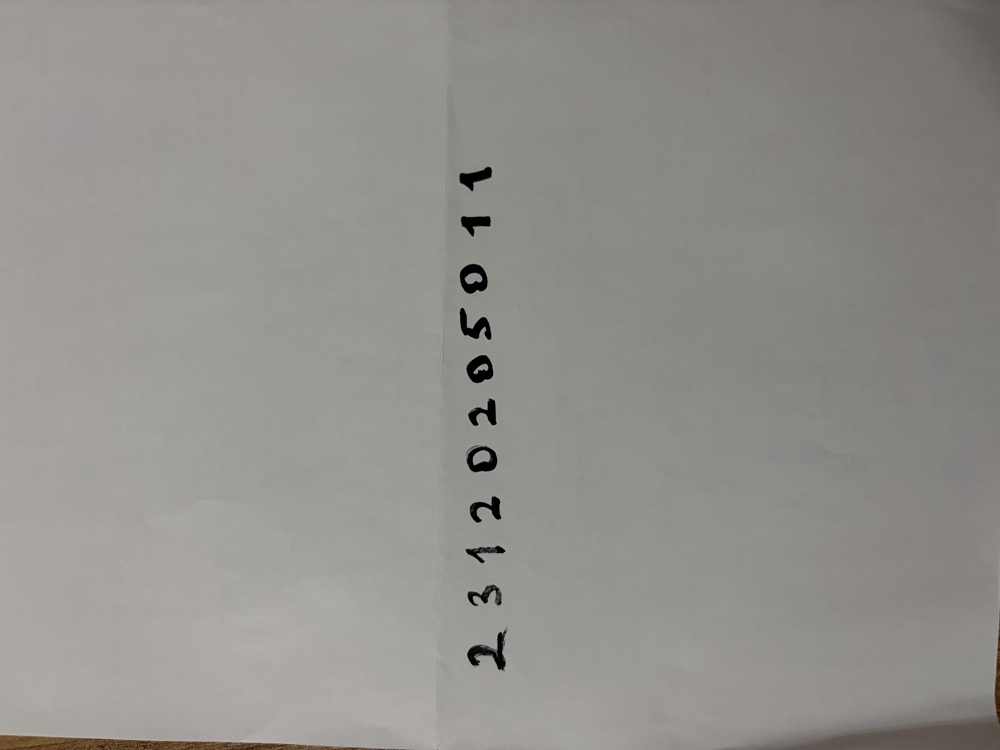
#> input picture ogrenci_no.jpg, 1000 x 750 px
$ jupyter execute --allow-errors mnist_mlp_odev.ipynb
#> lines starting #> are read from the running program, lines starting #| are printed output that depends on the picture; after the words box and inside, x2 and y2 are one past the last pixel; in counts of white or black regions, pixels touching at a corner belong together
# Derin Öğrenme Dersi - Ödev 1: MNIST Veri Seti ile MLP Tabanlı El Yazısı Rakam Tanıma

* **Öğrenci Numarası:** `23120205011`
* **Model Mimarisi:** Multi-Layer Perceptron (MLP) - *CNN kullanılmamıştır.*
* **Kütüphane:** PyTorch

---

### Ödevin Amacı ve Kapsamı
Bu çalışmada, klasik MNIST el yazısı rakam veri kümesi kullanılarak sıfırdan bir Çok Katmanlı Algılayıcı (Multi-Layer Perceptron - MLP) modeli tasarlanmış, eğitilmiş ve optimize edilmiştir.
Çalışma 3 ana etaptan oluşmaktadır:
1. **Temel MLP Modeli (Deney 1):** En az 2 gizli katmanlı (hidden layer), ReLU aktivasyonlu temel bir modelin Train (50.000) ve Validation (10.000) kümeleri üzerinde eğitilmesi, metriklerinin (loss, accuracy, süre) raporlanması ve öğrenme eğrilerinin çıkarılması.
2. **Hiperparametre Karşılaştırması (Deney 2):** Katman genişliği, öğrenme oranı (learning rate), optimizasyon algoritması (Adam vs SGD+Momentum) ve regülarizasyon (Dropout) gibi kritik faktörlerin sistematik kıyaslanması; en iyi modelin **sadece validation performansı** gözetilerek seçilmesi ve test kümesinde (10.000) tek seferlik nihai sınamaya tabi tutulması.
3. **Kendi El Yazısı Değerlendirmesi (Öğrenci Numarası):** Kağıda el yazısıyla yazılan öğrenci numarası (`23120205011`) görüntüsünün işlenmesi, MNIST standartlarına (20x20 kütle merkezi hizalı, 28x28 boyut, siyah zemin-beyaz mürekkep, normalizasyon) dönüştürülmesi ve modelin gerçek dünya el yazısı üzerindeki başarısının / genelleme farkının (*distribution shift / domain gap*) incelenmesi.

[cell 1]
import os
import io
import time
import random
import shutil
import numpy as np
import matplotlib.pyplot as plt
import matplotlib.patches as patches
from PIL import Image, ImageOps
import scipy.ndimage as ndimage
from sklearn.metrics import confusion_matrix

import torch
import torch.nn as nn
import torch.nn.functional as F
from torchvision import datasets

# ============================ GENEL AYARLAR ============================
STUDENT_NO = "23120205011"
SEED       = 42
EPOCHS     = 20
BATCH_SIZE = 128

# MNIST veri seti resmi ortalama ve standart sapma değerleri
MNIST_MEAN = 0.1307
MNIST_STD  = 0.3081

# Çıktı ve veri dizinleri
OUT_DIR    = "results"
DIGITS_DIR = "my_digits"
os.makedirs(OUT_DIR, exist_ok=True)
os.makedirs(DIGITS_DIR, exist_ok=True)

# Tekrarlanabilirlik (Reproducibility) için Seed Sabitleme
def set_seed(seed=42):
#> called with seed = 42
    random.seed(seed)
    np.random.seed(seed)
    torch.manual_seed(seed)
#> (this line was passed over: torch is not available in this run)
    if torch.cuda.is_available():
        torch.cuda.manual_seed_all(seed)

set_seed(SEED)
#> (the call stopped at in set_seed, `if torch.cuda.is_available():`: torch is not available in this run)
#> (the rest of this cell did not finish here and is left out)

## 1. Veri Setinin İndirilmesi, Ön İşlenmesi ve Kümelerin Ayrılması

Hocanın yönergesine göre veriler açıkça üç bağımsız kümeye ayrılmalıdır:
* **Eğitim (Train) Kümesi:** 50.000 örnek (Model ağırlıklarının güncellenmesi için).
* **Doğrulama (Validation) Kümesi:** 10.000 örnek (Hiperparametre seçimi, erken durdurma ve overfitting takibi için).
* **Test Kümesi:** 10.000 örnek (Resmi MNIST test seti; model geliştirme sürecinde **asla** kullanılmaz, sadece final modelin tek seferlik başarısını ölçmek için saklanır).

Görüntüler [0, 1] aralığına çekilip `MNIST_MEAN` ve `MNIST_STD` ile normalize edilir ve MLP'ye uygun şekilde 784 boyutlu vektörlere (`28x28 -> 784`) düzleştirilir.

#> (a cell that did not finish here is left out)

## 2. MLP Model Mimarisi ve Eğitim / Değerlendirme Altyapısı

Modelimiz şu kurallara göre tasarlanmıştır:
* **Giriş:** 784 nöron (düzleştirilmiş $28 \times 28$ gri seviye görüntü).
* **Gizli Katmanlar (Hidden Layers):** En az 2 gizli katman.
* **Aktivasyon:** ReLU ($f(x) = \max(0, x)$).
* **Çıkış:** 10 nöron (0-9 sınıfları için logit değerleri).
* **Kayıp Fonksiyonu:** Cross-Entropy Loss (Softmax ve Negative Log-Likelihood birleşimi).

[cell 3]
class MLP(nn.Module):
    """
    Esnek Çok Katmanlı Algılayıcı (MLP) Mimarisi.
    CNN kullanılmamıştır; tamamen tam bağlantılı (Linear) katmanlardan oluşur.
    """
    # [14 lines left out: function __init__, not called in this run]

    def forward(self, x):
        return self.network(x)

#> (the rest of this cell did not finish here and is left out)

## 3. Deney 1 – Temel MLP Modeli

* **Mimari:** $784 \rightarrow 256 \rightarrow 128 \rightarrow 10$ (2 Gizli Katman, ReLU Aktivasyon)
* **Optimizer:** Adam (Öğrenme Oranı $lr = 0.001$)
* **Kayıp Fonksiyonu:** Cross-Entropy Loss
* **Batch Boyutu:** 128 | **Epoch Sayısı:** 20 | **Rastgelelik Tohumu (Seed):** 42

[cell 4]
CONFIG_BASE = {
    "hidden": (256, 128),
    "opt": "adam",
    "lr": 0.001,
    "dropout": 0.0
}

print("=== DENEY 1: TEMEL MLP EĞİTİMİ BAŞLIYOR ===")
print(f"Yapılandırma: {CONFIG_BASE}")
#> (the rest of this cell did not finish here and is left out)

## 4. Deney 2 – Hiperparametre ve Mimari Karşılaştırması

Modelin başarısını ve genelleme yeteneğini optimize etmek için 5 farklı yapılandırma karşılaştırılmıştır:
1. **Baz Model:** $(256, 128)$, Adam, $lr=10^{-3}$, Dropout=0.0
2. **Büyük/Geniş Model:** $(512, 256)$, Adam, $lr=10^{-3}$, Dropout=0.0 (Kapasite artışının etkisi)
3. **Düşük Öğrenme Oranı:** $(256, 128)$, Adam, $lr=10^{-4}$, Dropout=0.0 (Adım büyüklüğünün yakınsama hızına etkisi)
4. **SGD + Momentum:** $(256, 128)$, SGD, $lr=10^{-2}$, Momentum=0.9 (Farklı optimizer mekanizması)
5. **Dropout (0.3):** $(256, 128)$, Adam, $lr=10^{-3}$, Dropout=0.3 (Aşırı öğrenmeyi / overfitting'i engelleme etkisi)

**Kritik Kural:** Final model seçimi **kesinlikle test verisine bakılmadan**, yalnızca **en yüksek validation accuracy (ve eşitlikte en düşük validation loss)** değerine göre belirlenecektir.

[cell 5]
COMPARISON_CONFIGS = {
    "Baz Model":     dict(hidden=(256, 128), opt="adam", lr=1e-3, dropout=0.0),
    "Büyük Model":   dict(hidden=(512, 256), opt="adam", lr=1e-3, dropout=0.0),
    "Düşük LR":      dict(hidden=(256, 128), opt="adam", lr=1e-4, dropout=0.0),
    "SGD+Momentum":  dict(hidden=(256, 128), opt="sgd",  lr=1e-2, dropout=0.0, momentum=0.9),
    "Dropout (0.3)": dict(hidden=(256, 128), opt="adam", lr=1e-3, dropout=0.3),
}
#> (the rest of this cell did not finish here and is left out)

## 5. Nihai Modelin Resmi Test Setinde Değerlendirilmesi

Model geliştirme ve hiperparametre seçimi bittiği için, kenarda bekletilen resmi **10.000 MNIST test örneği** üzerinde tek seferlik nihai sınama yapılır.
* Test Loss ve Test Accuracy hesaplanır.
* Hangi rakamların birbiriyle en çok karıştığını görmek için **Karmaşıklık Matrisi (Confusion Matrix)** oluşturulur.

#> (a cell that did not finish here is left out)

## 6. Kendi El Yazısı Rakamlarının İncelenmesi (Öğrenci No: `23120205011`)

Bu aşamada öğrenci tarafından kağıda yazılmış numara görseli (`ogrenci_no.jpg`) işlenir:
1. **Oryantasyon & Gri Tonlama:** Görsel gerekirse doğru açıya döndürülür ve gri seviyeye çevrilir.
2. **Renk Düzenleme (Inversion):** MNIST formatı gereği siyah zemin ve beyaz mürekkep elde etmek için zemin rengi ters çevrilir.
3. **Segmentasyon:** Rakamlar bağlı bileşenler (connected components) algoritması ile soldan sağa doğru tam **11 adet** olacak şekilde kesilir.
4. **MNIST Boyutlandırma:** Her rakam en-boy oranı korunarak $20 \times 20$ kutu içine ölçeklenir, $28 \times 28$ tuvalin **kütle merkezine (center of mass)** yerleştirilir ve normalize edilir.
5. **Model Çıkarımı:** Eğitilen model ile her rakam için tahmin ve güven skoru (confidence) üretilir.

[cell 7]
# Kendi el yazısı görselinin işlenmesi ve MNIST formatına dönüştürülmesi
# Görsel yolu (ogrenci_no.jpg veya 23120205011.jpg ikisini de otomatik bulur)
IMAGE_PATH = "ogrenci_no.jpg"
if not os.path.exists(IMAGE_PATH):
    for candidate in ["23120205011.jpg", "23120205011.png", "ogrenci_no.png", "image.png", "image.jpg"]:
        if os.path.exists(candidate):
            IMAGE_PATH = candidate
            break  # Colab'a yükleyeceğiniz görsel adı

def crop_to_mnist(crop_array):
    """
    MNIST Standart Hizalama Algoritması:
    1. Rakamın etrafındaki boşlukları kırp.
    2. En-boy oranını bozmadan 20x20 kutucuğa sığdır.
    3. 28x28 siyah tuvalin ortasına yerleştir.
    4. Kütle merkezini hesaplayıp tuvalin tam merkezine (14, 14) kaydır.
    """
    ys, xs = np.where(crop_array > 0.05)
    if len(ys) == 0 or len(xs) == 0:
        return np.zeros((28, 28), dtype=np.float32)

    crop = crop_array[ys.min():ys.max() + 1, xs.min():xs.max() + 1]
    h, w = crop.shape

    if h >= w:
        new_h, new_w = 20, max(1, int(round(w * 20.0 / h)))
    else:
        new_w, new_h = 20, max(1, int(round(h * 20.0 / w)))

    pil_img = Image.fromarray((crop * 255).astype(np.uint8)).resize((new_w, new_h), Image.LANCZOS)

    canvas = np.zeros((28, 28), dtype=np.float32)
    y_offset = (28 - new_h) // 2
    x_offset = (28 - new_w) // 2
    canvas[y_offset:y_offset + new_h, x_offset:x_offset + new_w] = np.asarray(pil_img, dtype=np.float32) / 255.0

    # Kütle merkezi (Center of Mass) hizalaması
    cy, cx = ndimage.center_of_mass(canvas)
    shift_y = 14.0 - cy
    shift_x = 14.0 - cx
    canvas = ndimage.shift(canvas, (shift_y, shift_x), order=1, mode="constant", cval=0.0)
    canvas = np.clip(canvas, 0.0, 1.0)
    if canvas.max() > 0:
        canvas /= canvas.max()

    return canvas

def process_handwritten_image(image_path, expected_len=11, rotate_clockwise_90=True):
    """Görselden rakamları ayıklar, MNIST formatına getirir."""
#> called with image_path = 'ogrenci_no.jpg', expected_len = 11, rotate_clockwise_90 = True
    if not os.path.exists(image_path):
        print(f"Uyarı: '{image_path}' bulunamadı. Lütfen görseli Colab ortamına yükleyin!")
        return None, None

    pil = Image.open(image_path)
#> pil is the input picture: PIL image 1000x750 RGB; mean R, G, B 146.4, 144.6, 140.6
    if rotate_clockwise_90:
        pil = pil.rotate(-90, expand=True)  # Dik açıyı yataya çevir
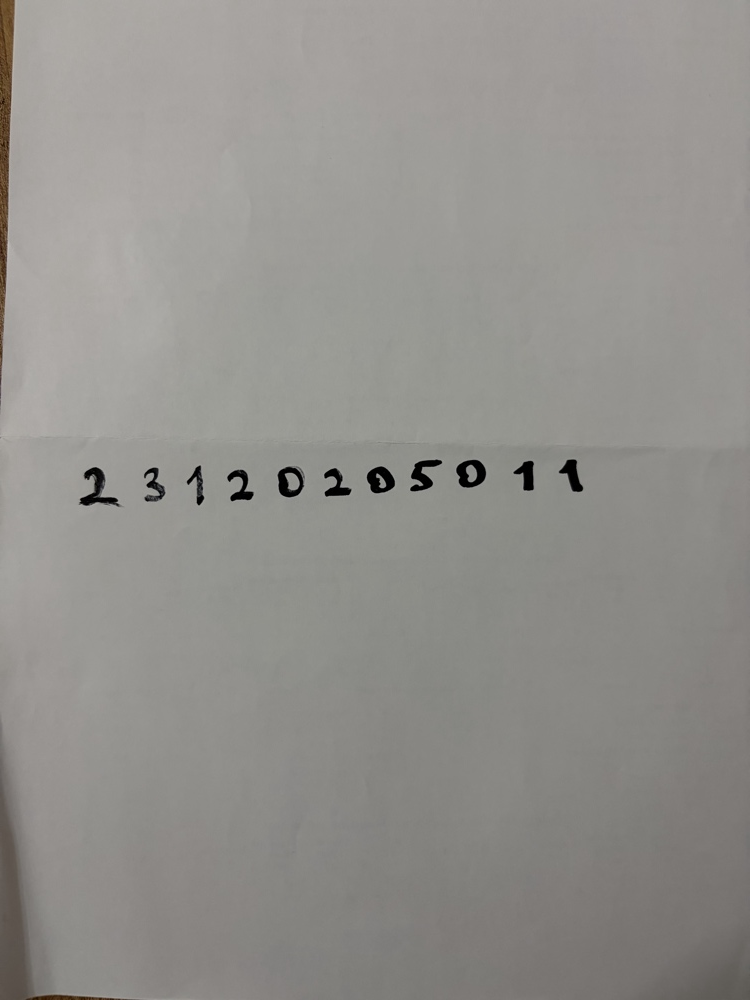
#> pil: PIL image 750x1000 RGB; mean R, G, B 146.4, 144.6, 140.6

    gray = np.array(pil.convert("L"), dtype=np.float32)
    h_img, w_img = gray.shape
#> h_img = 1000; w_img = 750

    # Kâğıt zeminini ve mürekkebi tespit et
    # Genelde kâğıt açık renkli (~140-200), mürekkep koyudur (~0-80)
    bg_val = np.median(gray)
#> bg_val = 148
    inverted = bool(bg_val > 120)
#> inverted = True
    if inverted:
        ink_intensity = 255.0 - gray
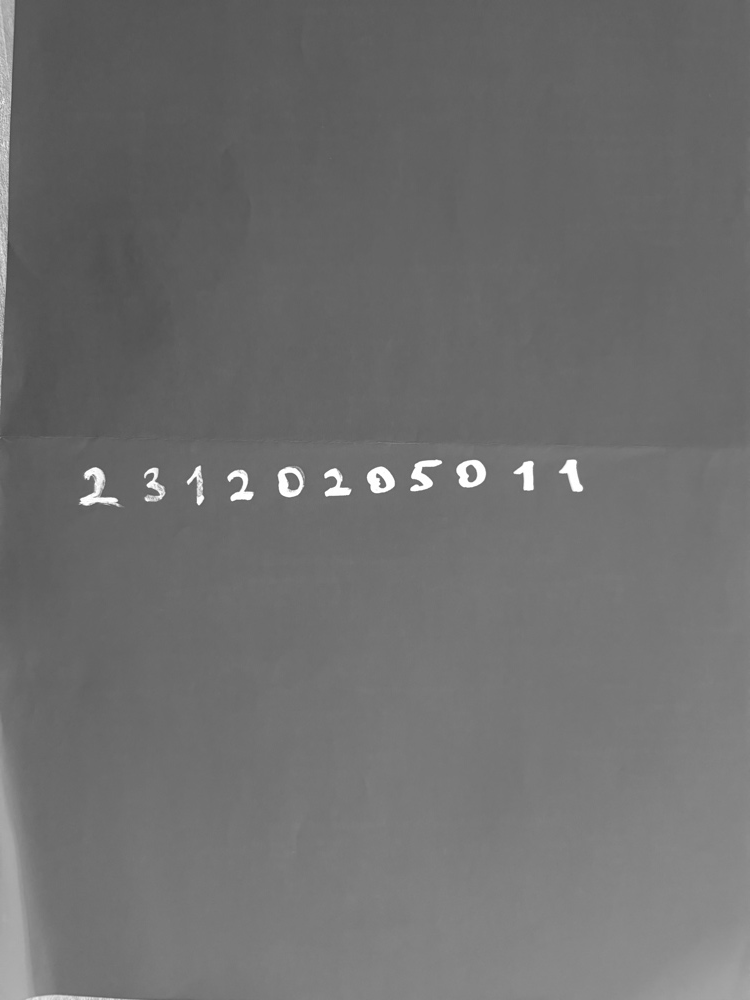
#> ink_intensity: shape (1000, 750) float32; min 65, max 255, mean 110.2
    else:
        ink_intensity = gray

    # Gürültü ve arka plan aydınlanmasını filtrele
    ink_intensity = ndimage.gaussian_filter(ink_intensity, 1.0)
    thresh = np.percentile(ink_intensity, 88)
#> thresh = 126.7
    binary_mask = ink_intensity > thresh
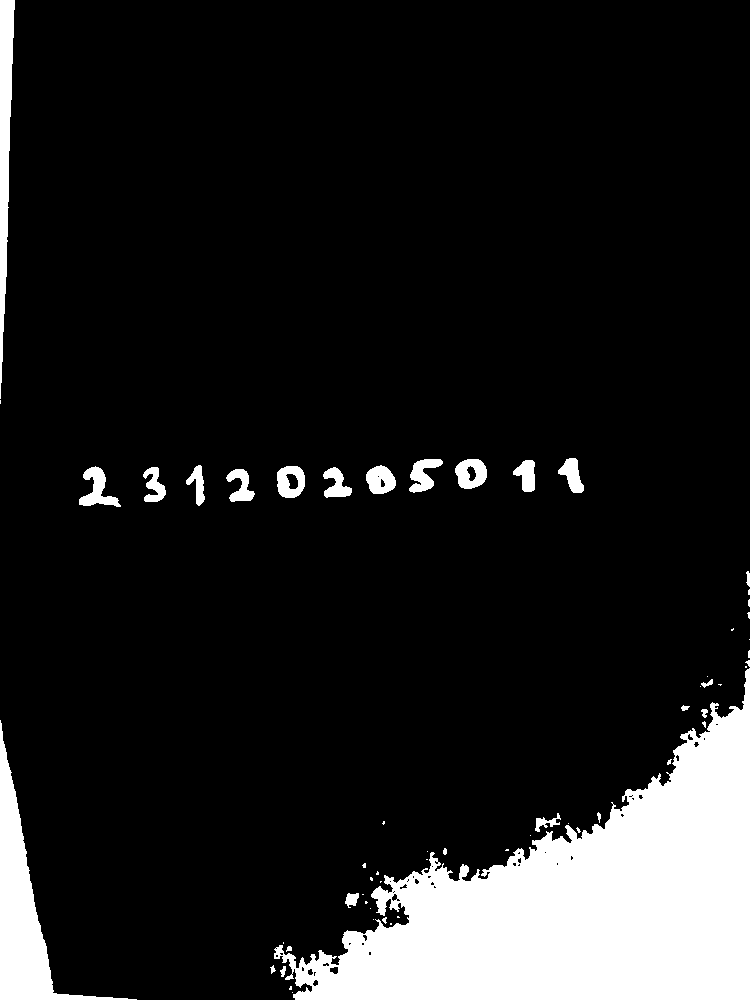
#> binary_mask: shape (1000, 750) bool; 12% white; 60 white regions (34 under 20 px), largest, box (x1, y1, x2, y2) and area: (274, 668, 750, 1000) 71579, (0, 720, 137, 1000) 8090, (0, 0, 15, 399) 3283

    # Rakam parçacıklarını bağla
    labeled, n_features = ndimage.label(binary_mask)
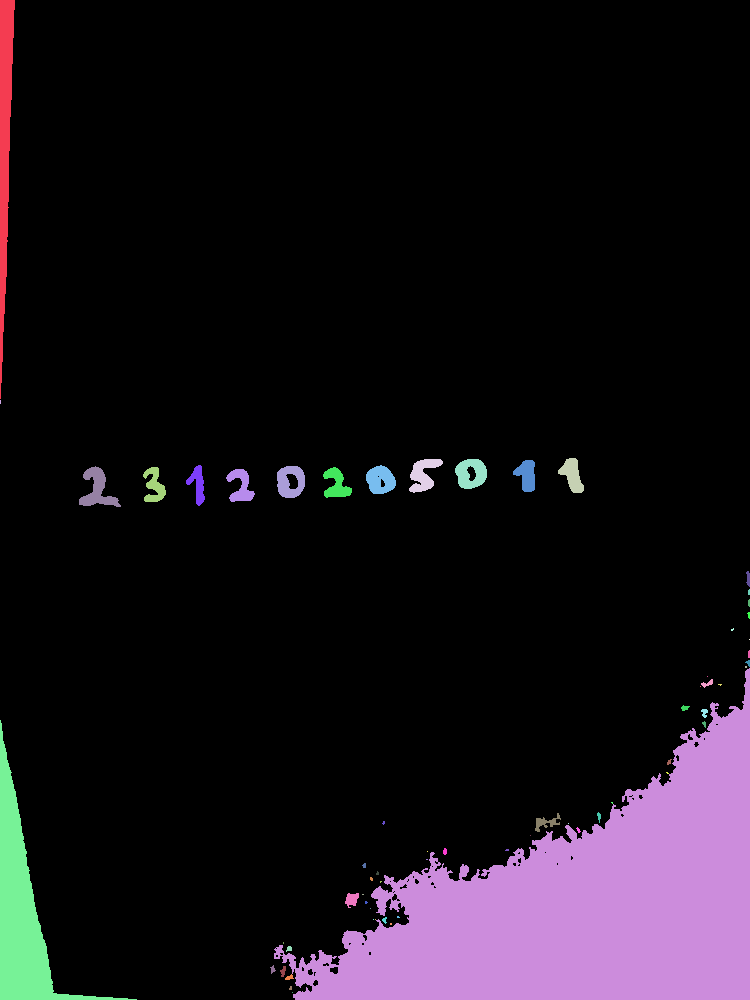
#> labeled: shape (1000, 750) int32; 65 distinct labels, from 0 to 64; one colour per label, 0 black
#> n_features = 64
    slices = ndimage.find_objects(labeled)
#> slices = 64 items

    candidates = []
    for i, sl in enumerate(slices, 1):
        box_h = sl[0].stop - sl[0].start
        box_w = sl[1].stop - sl[1].start
        area = np.sum(labeled[sl] == i)

        # Çok küçük tozları ve leke parçalarını ele
        if area > 100 and box_h > 15 and box_w > 5:
            candidates.append((sl[1].start, sl, area))
#> this loop made 64 passes
#> (box_h, box_w, area) on passes 1, 3, 4, 5, 6, 7, 8, 9, 10, 11, 12, 13: (399, 15, 3283), (35, 26, 508), (34, 34, 633), (30, 32, 680), (32, 22, 467), (41, 19, 369), (29, 30, 631), (41, 42, 762), (32, 28, 641), (35, 23, 454), (31, 29, 501), (33, 29, 509)
#> after the loop, candidates = 15 items

    # Soldan sağa sırala
    candidates.sort(key=lambda item: item[0])

    print(f"Tespit Edilen Rakam Sayısı: {len(candidates)} (Beklenen: {expected_len})")
#| Tespit Edilen Rakam Sayısı: 15 (Beklenen: 11)

    mnist_digits = []
    bounding_boxes = []

    for _, sl, _ in candidates:
        crop = ink_intensity[sl]
        # Normalize crop [0, 1]
        c_min, c_max = crop.min(), crop.max()
        if c_max > c_min:
            crop_norm = (crop - c_min) / (c_max - c_min)
        else:
            crop_norm = np.zeros_like(crop)
        crop_norm[crop_norm < 0.25] = 0.0

        digit_28x28 = crop_to_mnist(crop_norm)
        mnist_digits.append(digit_28x28)
        bounding_boxes.append(sl)
#> this loop made 15 passes
#> (c_min, c_max, h in crop_to_mnist, w in crop_to_mnist, new_h in crop_to_mnist, new_w in crop_to_mnist, y_offset in crop_to_mnist, x_offset in crop_to_mnist) on passes 1, 2, 4, 5, 6, 8, 9, 11, 13, 15: (78.29, 212.8, 399, 15, 20, 1, 4, 13), (102.3, 223.6, 276, 135, 20, 10, 4, 9), (101, 246.5, 35, 22, 20, 13, 4, 7), (104, 252.8, 41, 19, 20, 9, 4, 9), (105.8, 254.3, 33, 27, 20, 16, 4, 6), (107.2, 254.1, 32, 27, 20, 17, 4, 5), (109.1, 254.6, 29, 28, 20, 19, 4, 4), (110, 254.3, 33, 32, 20, 19, 4, 4), (113, 254.8, 31, 21, 20, 14, 4, 7), (114, 255, 33, 25, 20, 15, 4, 6)
#> (c_min, c_max, h in crop_to_mnist, w in crop_to_mnist, new_w in crop_to_mnist, new_h in crop_to_mnist, y_offset in crop_to_mnist, x_offset in crop_to_mnist) on passes 3, 7, 10, 12, 14: (97.1, 251.9, 40, 41, 20, 20, 4, 4), (111.8, 167.3, 332, 476, 20, 14, 7, 4), (109.5, 254.5, 28, 29, 20, 19, 4, 4), (112.2, 254.4, 29, 31, 20, 19, 4, 4), (123.9, 128.6, 19, 26, 20, 15, 6, 4)
#> pass 2, in process_handwritten_image, `crop = ink_intensity[sl]`:
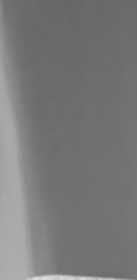
#> crop: shape (280, 137) float32; min 102.3, max 223.6, mean 121.3
#> pass 2, in process_handwritten_image, `crop_norm = (crop - c_min) / (c_max - c_min)`:
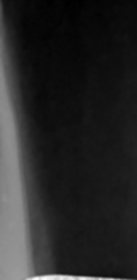
#> crop_norm: shape (280, 137) float32; min 0, max 1, mean 0.156
#> after the loop:
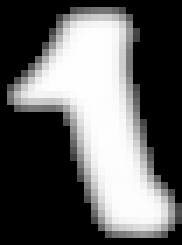
#> crop_norm: shape (35, 26) float32 (shown 7 times larger); min 0, max 1, mean 0.382
#> after the loop, bounding_boxes = 15 items; mnist_digits = 15 items

    return mnist_digits, (ink_intensity, bounding_boxes)

# Görseli işle
hw_digits, seg_info = process_handwritten_image(IMAGE_PATH, expected_len=len(STUDENT_NO), rotate_clockwise_90=True)
#> hw_digits = 15 items
#> the loop `for k, sl in enumerate(boxes):` made 15 passes
#> `plt.savefig(f"{OUT_DIR}/segmentation.png", dpi=150)`:
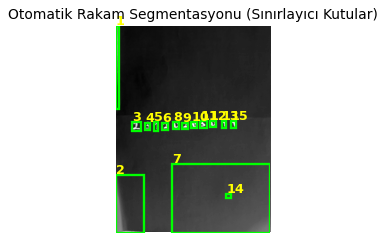
#> figure drawn by matplotlib, 1 panel

#> (the rest of this cell did not finish here and is left out)
